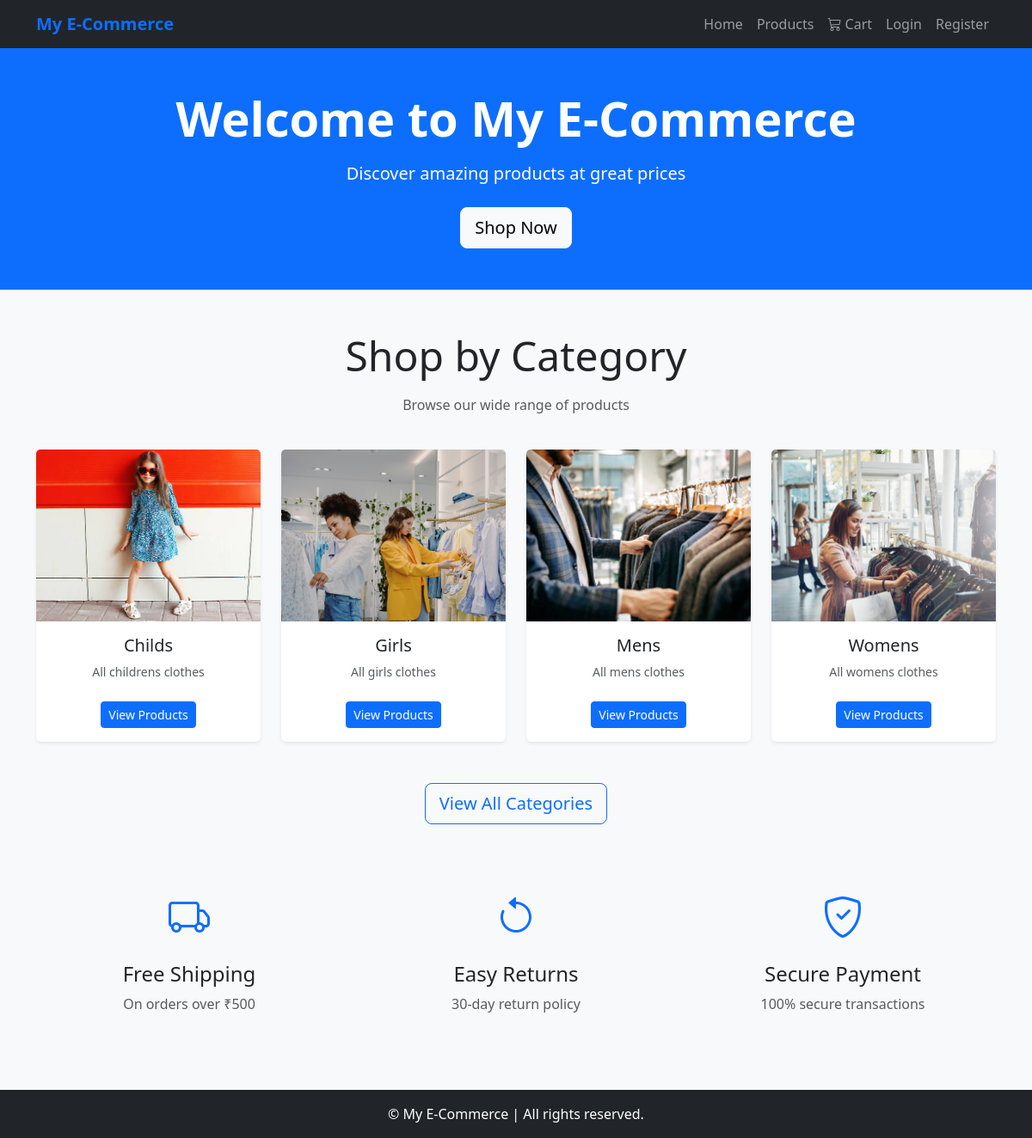
The page / on the database its author committed.
### products/models.py (models this page shows, shortened)
class Category(models.Model):
    name = models.CharField(max_length=100, unique=True)
    slug = models.SlugField(max_length=120, unique=True, blank=True)
    description = models.TextField(blank=True, null=True)
    image = models.ImageField(upload_to='category_images/', blank=True, null=True)
    is_active = models.BooleanField(default=True)
    created_at = models.DateTimeField(auto_now_add=True)
    updated_at = models.DateTimeField(auto_now=True)
    class Meta:
        verbose_name_plural = "Categories"
        ordering = ['name']

### Accounts/views.py (the view)
# urls.py: path('', home, name='home'),
def home(request):
    categories = Category.objects.filter(is_active=True)[:4]
    return render(request, 'Accounts/home.html', {'categories': categories})

### Accounts/templates/Accounts/home.html (shortened to what this page needs)
{% extends 'base.html' %}
{% block content %}
<div class="container-fluid bg-primary text-white py-5 mb-5">
    <div class="container text-center">
        <h1 class="display-4 fw-bold mb-3">Welcome to My E-Commerce</h1>
        <p class="lead mb-4">Discover amazing products at great prices</p>
        <a href="{% url 'products:product_list' %}" class="btn btn-light btn-lg">Shop Now</a>
    </div>
</div>
<div class="container my-5">
    <div class="row mb-4">
        <div class="col-12 text-center">
            <h2 class="display-5 mb-3">Shop by Category</h2>
            <p class="text-muted">Browse our wide range of products</p>
        </div>
    </div>
    <div class="row g-4">
        {% for category in categories %}
        <div class="col-md-6 col-lg-3">
            <div class="card h-100 shadow-sm border-0">
                <a href="{% url 'products:category_products' category.slug %}" class="text-decoration-none text-dark">
                    {% if category.image %}
                    <img src="{{ category.image.url }}" class="card-img-top" alt="{{ category.name }}" style="height: 200px; object-fit: cover;">
                    {% else %}
                    <div class="card-img-top bg-secondary d-flex align-items-center justify-content-center" style="height: 200px;">
                        <i class="bi bi-image text-white" style="font-size: 3rem;"></i>
                    </div>
                    {% endif %}
                    <div class="card-body text-center">
                        <h5 class="card-title">{{ category.name }}</h5>
                        {% if category.description %}
                        <p class="card-text text-muted small">{{ category.description|truncatewords:10 }}</p>
                        {% endif %}
                        <button class="btn btn-primary btn-sm mt-2">View Products</button>
                    </div>
                </a>
            </div>
        </div>
        {% empty %}
        <div class="col-12">
            <div class="alert alert-info text-center">
                <p class="mb-0">No categories available at the moment.</p>
            </div>
        </div>
        {% endfor %}
    </div>
    {% if categories %}
    <div class="row mt-5">
        <div class="col-12 text-center">
            <a href="{% url 'products:category_list' %}" class="btn btn-outline-primary btn-lg">View All Categories</a>
        </div>
    </div>
    {% endif %}
</div>
<div class="container my-5">
    <div class="row g-4">
        <div class="col-md-4 text-center">
            <div class="p-4">
                <i class="bi bi-truck" style="font-size: 3rem; color: #0d6efd;"></i>
                <h4 class="mt-3">Free Shipping</h4>
                <p class="text-muted">On orders over ₹500</p>
            </div>
        </div>
        <div class="col-md-4 text-center">
            <div class="p-4">
                <i class="bi bi-arrow-counterclockwise" style="font-size: 3rem; color: #0d6efd;"></i>
                <h4 class="mt-3">Easy Returns</h4>
                <p class="text-muted">30-day return policy</p>
            </div>
        </div>
        <div class="col-md-4 text-center">
            <div class="p-4">
                <i class="bi bi-shield-check" style="font-size: 3rem; color: #0d6efd;"></i>
                <h4 class="mt-3">Secure Payment</h4>
                <p class="text-muted">100% secure transactions</p>
            </div>
        </div>
    </div>
</div>
{% endblock %}

### Accounts/templates/base.html (style rules this page uses)
body { background-color: #f8f9fa; }

### rows shown on the page
Category: image (picture), name "Childs", description "All childrens clothes"
Category: image (picture), name "Girls", description "All girls clothes"
Category: image (picture), name "Mens", description "All mens clothes"
Category: image (picture), name "Womens", description "All womens clothes"
